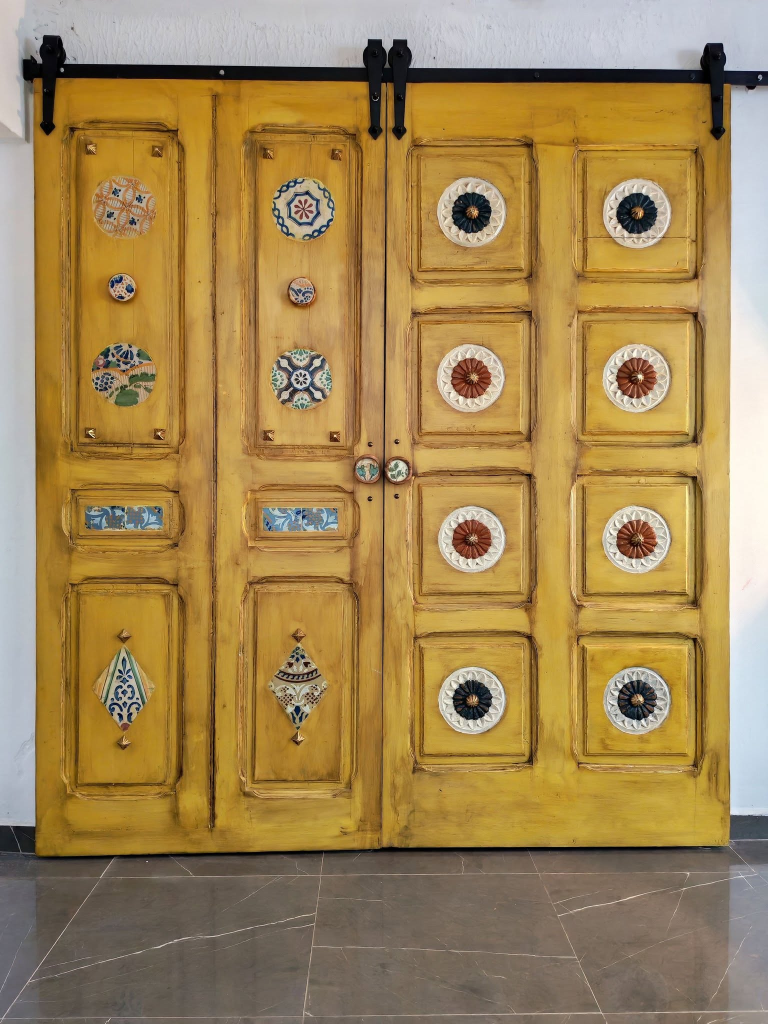
#> input picture backend/uploads/0baa2a40-54bd-45e3-9ddf-ef574739dfd3.jpg, 1536 x 2048 px, given in place of 519f1bb0-c027-4ccf-afbd-d7dc21f020fa.jpg, which was not available (shown at 1/2 size)
$ python create_pip_options.py
#> lines starting #> are read from the running program, lines starting #| are printed output that depends on the picture; after the words box and inside, x2 and y2 are one past the last pixel; in counts of white or black regions, pixels touching at a corner belong together; pictures that were not available may be replaced by others from this repository, and a replacement may not be noted
import os
from PIL import Image, ImageDraw, ImageFilter, ImageFont

f_face = r'backend\uploads\519f1bb0-c027-4ccf-afbd-d7dc21f020fa.jpg'
f_top = r'backend\uploads\e30b3bc5-8eab-4bea-9885-457c5542bf0b.jpg'

im_face = Image.open(f_face).convert('RGB')
#> im_face is the input picture: PIL image 1536x2048 RGB; mean R, G, B 162.2, 134.5, 85.3
im_top = Image.open(f_top).convert('RGB')
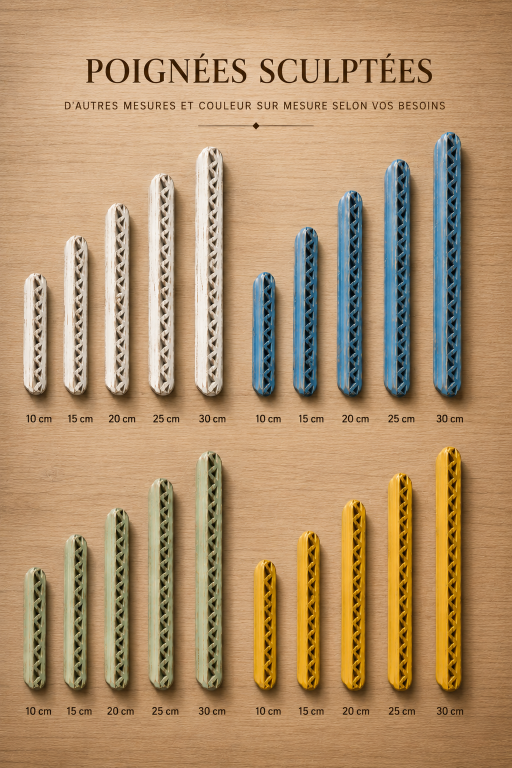
#> input picture backend/uploads/1315f540-f552-496b-9ce4-d671462705b4.png, 1024 x 1536 px, given in place of e30b3bc5-8eab-4bea-9885-457c5542bf0b.jpg, which was not available (shown at 1/2 size)
#> im_top is the input picture: PIL image 1024x1536 RGB; mean R, G, B 177.4, 145.6, 108.2

w_face, h_face = im_face.size
#> w_face = 1536; h_face = 2048
w_top, h_top = im_top.size
#> w_top = 1024; h_top = 1536

# Beautiful diagonal crop of the ceramic tiles on top
crop_top = im_top.crop((int(w_top * 0.05), int(h_top * 0.05), int(w_top * 0.95), int(h_top * 0.85)))
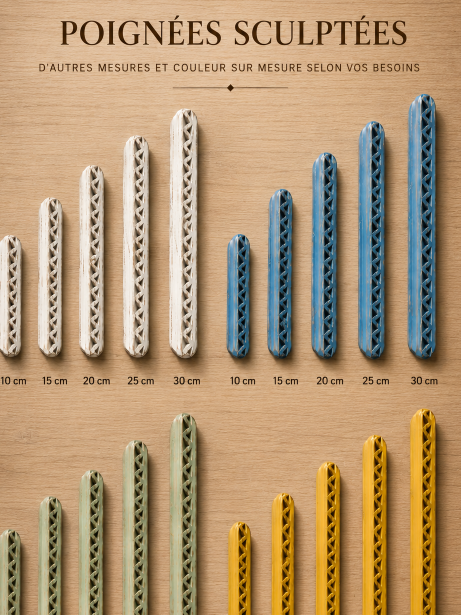
#> crop_top: PIL image 921x1229 RGB (shown at 1/2 size); mean R, G, B 178, 149.6, 114.2

inset_w = int(w_face * 0.35)
#> inset_w = 537
inset_h = int(inset_w * 0.72)
#> inset_h = 386

inset_img = crop_top.resize((inset_w, inset_h), Image.Resampling.LANCZOS)
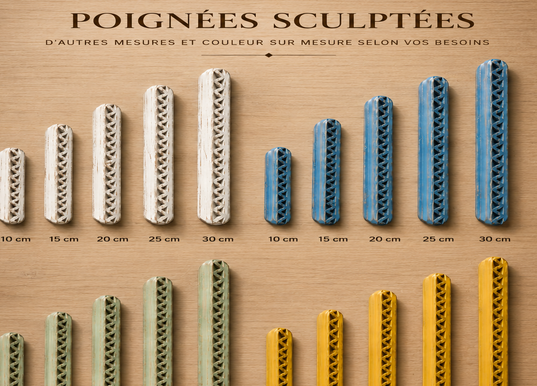
#> inset_img: PIL image 537x386 RGB; mean R, G, B 178, 149.6, 114.2

def create_rounded_mask(size, radius):
#> called with size = (537, 386), radius = 28
    mask = Image.new('L', size, 0)
#> mask: PIL image 537x386 L; every value is 0
    draw = ImageDraw.Draw(mask)
    draw.rounded_rectangle((0, 0, size[0], size[1]), radius, fill=255)
    return mask

radius = 28
inset_mask = create_rounded_mask((inset_w, inset_h), radius)
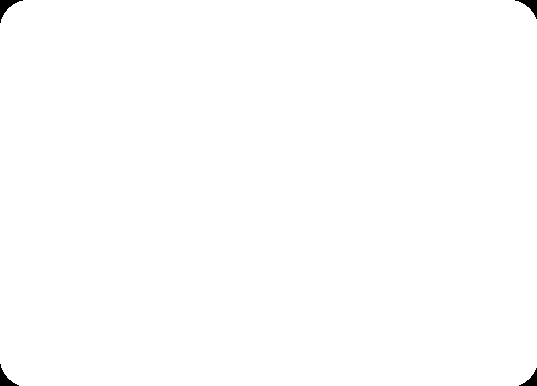
#> inset_mask: PIL image 537x386 L; 99.7% white; 4 black regions, box (x1, y1, x2, y2) and area: (0, 0, 23, 23) 174, (515, 0, 537, 19) 151, (0, 364, 19, 386) 151, (519, 368, 537, 386) 129

shadow_pad = 30
shadow_size = (inset_w + shadow_pad * 2, inset_h + shadow_pad * 2)
#> shadow_size = (597, 446)
shadow_img = Image.new('RGBA', shadow_size, (0, 0, 0, 0))
#> shadow_img: PIL image 597x446 RGBA; every value is 0
shadow_draw = ImageDraw.Draw(shadow_img)
shadow_draw.rounded_rectangle((shadow_pad, shadow_pad + 10, shadow_pad + inset_w, shadow_pad + inset_h + 10), radius, fill=(0, 0, 0, 160))
shadow_blurred = shadow_img.filter(ImageFilter.GaussianBlur(16))
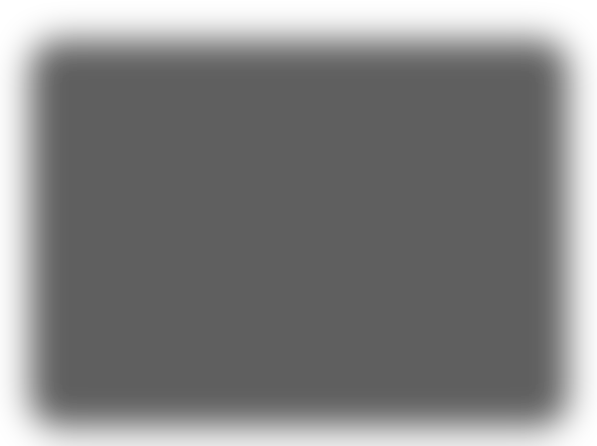
#> shadow_blurred: PIL image 597x446 RGBA; mean R, G, B, A 0, 0, 0, 124.4; transparent parts drawn white

def build_composite(pos_x, pos_y, out_name):
#> called with pos_x = 929, pos_y = 70, out_name = 'buffet_or_moyen_detail_plateau_hd.jpg'
    composite = im_face.copy().convert('RGBA')
    composite.paste(shadow_blurred, (pos_x - shadow_pad, pos_y - shadow_pad), shadow_blurred)
    composite.paste(inset_img, (pos_x, pos_y), inset_mask)

    draw_comp = ImageDraw.Draw(composite)
    # Double Luxury Gold Border
    draw_comp.rounded_rectangle((pos_x, pos_y, pos_x + inset_w, pos_y + inset_h), radius, outline=(218, 165, 32, 255), width=5)
    draw_comp.rounded_rectangle((pos_x + 3, pos_y + 3, pos_x + inset_w - 3, pos_y + inset_h - 3), radius - 3, outline=(255, 245, 220, 200), width=2)

    # Elegant Badge
    badge_h = 44
    badge_w = int(inset_w * 0.72)
#> badge_w = 386
    badge_x = pos_x + (inset_w - badge_w) // 2
#> badge_x = 1004
    badge_y = pos_y + inset_h - badge_h - 14
#> badge_y = 398

    badge_mask = create_rounded_mask((badge_w, badge_h), 14)
#> in create_rounded_mask (call 2), `mask = Image.new('L', size, 0)`: mask: PIL image 386x44 L; every value is 0
#> badge_mask: PIL image 386x44 L; 99.2% white; 4 black regions, box (x1, y1, x2, y2) and area: (0, 0, 11, 11) 46, (376, 0, 386, 8) 35, (0, 34, 8, 44) 35, (379, 37, 386, 44) 25
    badge_bg = Image.new('RGBA', (badge_w, badge_h), (35, 22, 14, 235))
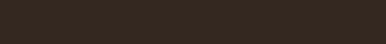
#> badge_bg: PIL image 386x44 RGBA; mean R, G, B, A 35, 22, 14, 235; transparent parts drawn white
    composite.paste(badge_bg, (badge_x, badge_y), badge_mask)
    draw_comp.rounded_rectangle((badge_x, badge_y, badge_x + badge_w, badge_y + badge_h), 14, outline=(218, 165, 32, 230), width=2)

    try:
        font = ImageFont.truetype("arialbd.ttf", 22)
    except:
        font = ImageFont.load_default()

    text = "DÉTAIL DU PLATEAU"
    bbox = draw_comp.textbbox((0, 0), text, font=font)
#> bbox = (0, 0, 221, 21)
    tw = bbox[2] - bbox[0]
#> tw = 221
    th = bbox[3] - bbox[1]
#> th = 21
    tx = badge_x + (badge_w - tw) // 2
#> tx = 1086
    ty = badge_y + (badge_h - th) // 2 - 2
#> ty = 407
    draw_comp.text((tx, ty), text, fill=(255, 235, 175, 255), font=font)

    final_rgb = composite.convert('RGB')

    art_path = rf'C:\Users\AHMED BOUTABA\.gemini\antigravity\brain\3c8c1131-1dcb-4525-9972-6ce1774496c6\{out_name}'
    pub_path = rf'public\{out_name}'
    upload_path = rf'backend\uploads\{out_name}'

    final_rgb.save(art_path, quality=98)
    final_rgb.save(pub_path, quality=98)
    final_rgb.save(upload_path, quality=98)
    print(f'Saved {out_name}!')

# 1. Top Right
build_composite(w_face - inset_w - 70, 70, 'buffet_or_moyen_detail_plateau_hd.jpg')

# 2. Top Left
build_composite(70, 70, 'buffet_or_moyen_detail_plateau_gauche_hd.jpg')
#> call 2 of build_composite, with pos_x = 70, pos_y = 70
#> in build_composite (call 2), `composite.paste(inset_img, (pos_x, pos_y), inset_mask)`:
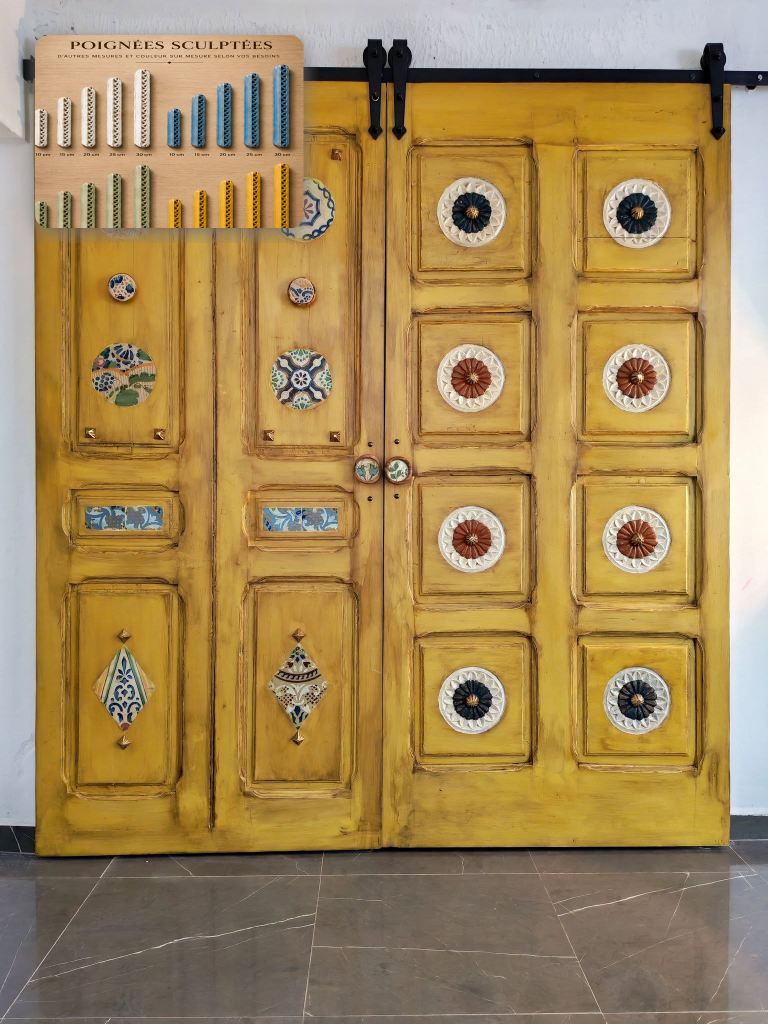
#> composite: PIL image 1536x2048 RGBA (shown at 1/2 size); mean R, G, B, A 163.3, 136.1, 88.7, 254.5; transparent parts drawn white
#> in build_composite (call 2), `tx = badge_x + (badge_w - tw) // 2`: tx = 227
